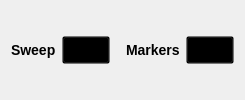
         <widget class="QWidget" name="optionsList" native="true">
          <property name="sizePolicy">
           <sizepolicy hsizetype="Preferred" vsizetype="Fixed">
            <horstretch>0</horstretch>
            <verstretch>0</verstretch>
           </sizepolicy>
          </property>
          <property name="minimumSize">
           <size>
            <width>0</width>
            <height>48</height>
           </size>
          </property>
          <property name="styleSheet">
           <string notr="true">QCheckBox {
  spacing: 8px;
  background-color: transparent;
  font-size: 14px;
  font-weight: bold;

  color: rgba(255, 255, 255, 153);
}

QCheckBox::indicator {
  width: 14px;
  height: 14px;
  border: 2px solid rgb(74,100,255);
  border-radius: 4px;
}
QCheckBox::indicator:unchecked { background-color: transparent; }
QCheckBox::indicator:checked { background-color: rgb(74,100,255); }

QPushButton {
  width: 40px;
  height: 20px;
  background-color: transparent;
}
QPushButton:pressed { border-image: url(:/icons/setup_btn_checked.svg); }
QPushButton:!pressed { border-image: url(:/icons/setup_btn_unchecked.svg); }
QPushButton:hover:!pressed:!checked { border-image: url(:/icons/setup_btn_hover.svg); }
QPushButton:checked { border-image: url(:/icons/setup_btn_checked.svg); }

QLabel {
  font-size: 14px;
  font-weight: bold;

  color: rgba(255, 255, 255, 153);
}</string>
          </property>
          <layout class="QHBoxLayout" name="horizontalLayout">
           <item>
            <widget class="QLabel" name="label_2">
             <property name="styleSheet">
              <string notr="true">color: black;</string>
             </property>
             <property name="text">
              <string>Sweep</string>
             </property>
            </widget>
           </item>
           <item>
            <widget class="adiscope::CustomPushButton" name="btnSweep">
             <property name="text">
              <string/>
             </property>
             <property name="checkable">
              <bool>true</bool>
             </property>
            </widget>
           </item>
           <item>
            <spacer name="horizontalSpacer_9">
             <property name="orientation">
              <enum>Qt::Horizontal</enum>
             </property>
             <property name="sizeType">
              <enum>QSizePolicy::Fixed</enum>
             </property>
             <property name="sizeHint" stdset="0">
              <size>
               <width>10</width>
               <height>10</height>
              </size>
             </property>
            </spacer>
           </item>
           <item>
            <widget class="QLabel" name="label_3">
             <property name="styleSheet">
              <string notr="true">color: black;</string>
             </property>
             <property name="text">
              <string>Markers</string>
             </property>
            </widget>
           </item>
           <item>
            <widget class="adiscope::CustomPushButton" name="btnMarkers">
             <property name="text">
              <string/>
             </property>
             <property name="checkable">
              <bool>true</bool>
             </property>
            </widget>
           </item>
          </layout>
         </widget>
